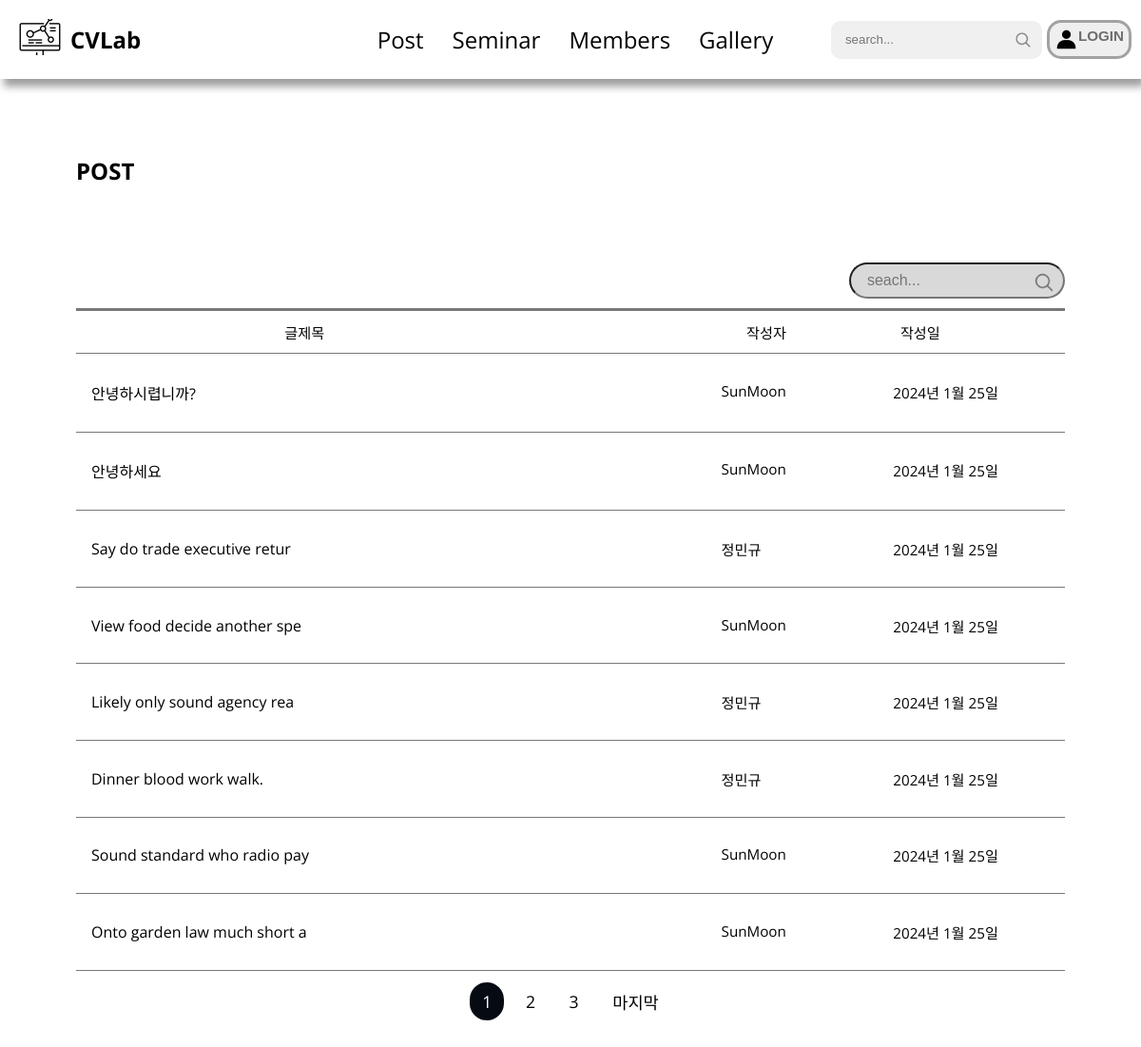
/posts/, run on an earlier commit of the app's database.
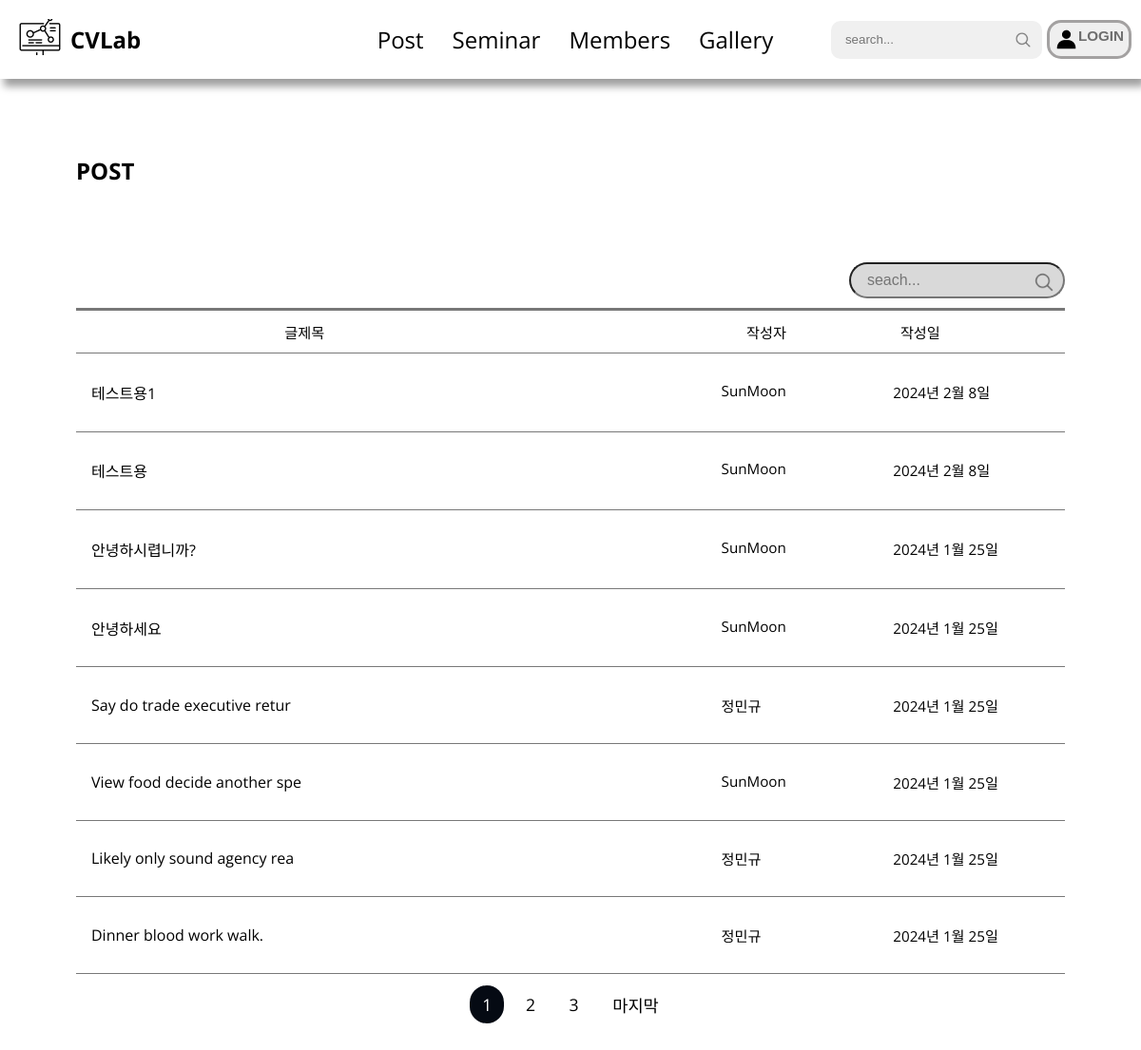
And on a later commit of the database.
### post/models.py (models this page shows, shortened)
class Post(models.Model):
    dt_created = models.DateTimeField(auto_now_add=True)
    dt_updated = models.DateTimeField(auto_now=True)
    title = models.CharField(max_length=30)
    content = models.TextField()
    author = models.ForeignKey(User, on_delete=models.CASCADE, related_name="posts")
    likes = GenericRelation(Like, related_query_name="post")
    dislikes = GenericRelation(Dislike, related_query_name="post")
    images = GenericRelation(Image, related_query_name="post")
    comments = GenericRelation(Comment, related_query_name="post")
    class Meta:
        ordering = ["-dt_created"]

### user/models.py (models this page shows, shortened)
class User(AbstractUser):
    nickname = models.CharField(
        max_length=15,
        unique=True,
        null=True,
        error_messages={"unique": "이미 사용중인 닉네임입니다."},
    )
    profile_pic = models.ImageField(
        default="default_profile_pic.jpg",
        upload_to="profile_pics",
        blank=True,
    )
    intro = models.CharField(max_length=60, blank=True)
    RANK_CHOICES = [
        (1, "user"),
        (2, "manager"),
        (3, "admin"),
    ]
    rank = models.IntegerField(choices=RANK_CHOICES, default=1)

### post/views.py (the view)
# urls.py: path("", views.PostListView.as_view(), name="post-list"),
class PostListView(ListView):
    model = Post
    context_object_name = "posts"
    template_name = "post/post_list.html"
    paginate_by = 8

### post/templates/post/post_list.html (shortened to what this page needs)
{% extends "base/base_with_navbar.html" %}
{% load static %}
{% block content %}
  <main>
    <section id="post" class="max-container">
      <div>
        <h1 class="post__title">POST</h1>
        <div class="search">
          <input type="search" class="search" placeholder="  seach..." />
          <img src="{% static 'post/images/search_icon.png' %}" class="search__icon" alt="" />
        </div>
      </div>
      <div class="bar" style="width: 100%"></div>
      <div class="category">
        <p>글제목</p>
        <p>작성자</p>
        <p>작성일</p>
      </div>
      <div class="post-post__container">
        <div class="bar--gray"></div>
        {% for post in posts %}
          <li class="post-post">
            <span><a href="{% url 'post-detail' post.id %}" >{{ post.title }}</a></span>
            <p>{{ post.author.nickname }}</p>
            <p>{{ post.dt_created|date:"Y년 n월 j일" }}</p>
          </li>
          <div class="bar--gray"></div>
        {% endfor %}
      </div>
      {% if is_paginated %}
        <ul class="pagination">
          {% for num in page_obj.paginator.page_range %}
            {% if page_obj.number == num %}
              <li><a class="number__list current" href="#">{{ num }}</a></li>
            {% elif num > page_obj.number|add:'-3' and num < page_obj.number|add:'3' %}
              <li><a class="number__list" href="?page={{ num }}">{{ num }}</a></li>
            {% endif %}
          {% endfor %}
          {% if page_obj.has_next %}
            <li><a class="number__list" href="?page={{ page_obj.paginator.num_pages }}">마지막</a></li>
          {% endif %}
        </ul>
      {% endif %}
    </section>
  </main>
{% endblock content %}

What changed in the data, as far as the page shows it:
no longer on this page (row unchanged): Post: title "Sound standard who radio pay", author.nickname "SunMoon", dt_created "2024년 1월 25일"
no longer on this page (row edited): Post: title "Onto garden law much short a", author.nickname "SunMoon", dt_created "2024년 1월 25일"
added Post: title "테스트용1", author.nickname "SunMoon", dt_created "2024년 2월 8일"
added Post: title "테스트용", author.nickname "SunMoon", dt_created "2024년 2월 8일"
